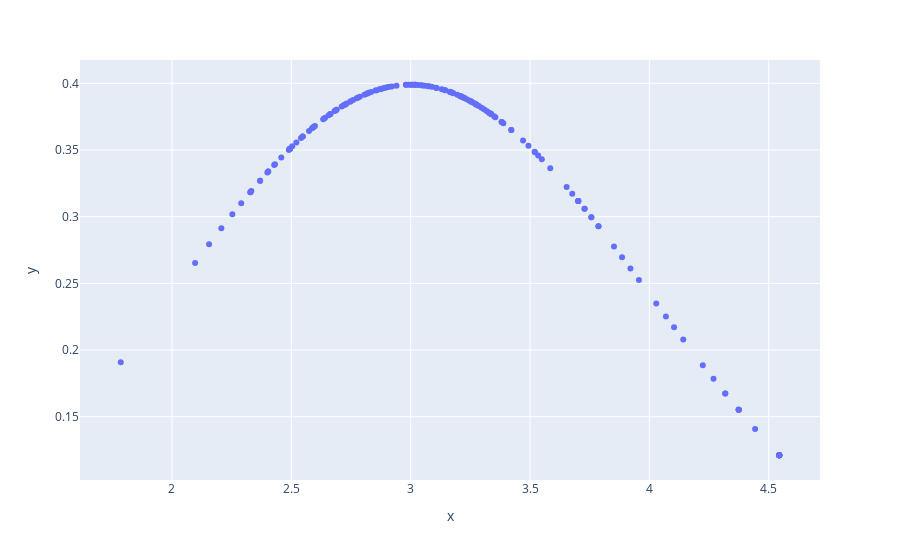

Notebook code cell kept with this figure:
### Code cell
px.scatter(x = y_train, y = weights)

### Figure 1 — Plotly figure (JSON) as saved in the notebook; plotly's stock layout.template omitted (floating-point values rounded to 4 significant figures; data arrays with more than 128 entries replaced by an {"elided": "..."} marker saying what was removed)
{"data": [{"hovertemplate": "x=%{x}<br>y=%{y}<extra></extra>", "legendgroup": "", "marker": {"color": "#636efa", "symbol": "circle"}, "mode": "markers", "name": "", "orientation": "v", "showlegend": false, "type": "scatter", "x": {"elided": "174 float values"}, "xaxis": "x", "y": {"elided": "174 float values"}, "yaxis": "y"}], "layout": {"legend": {"tracegroupgap": 0}, "margin": {"t": 60}, "xaxis": {"anchor": "y", "domain": [0, 1], "title": {"text": "x"}}, "yaxis": {"anchor": "x", "domain": [0, 1], "title": {"text": "y"}}}}
